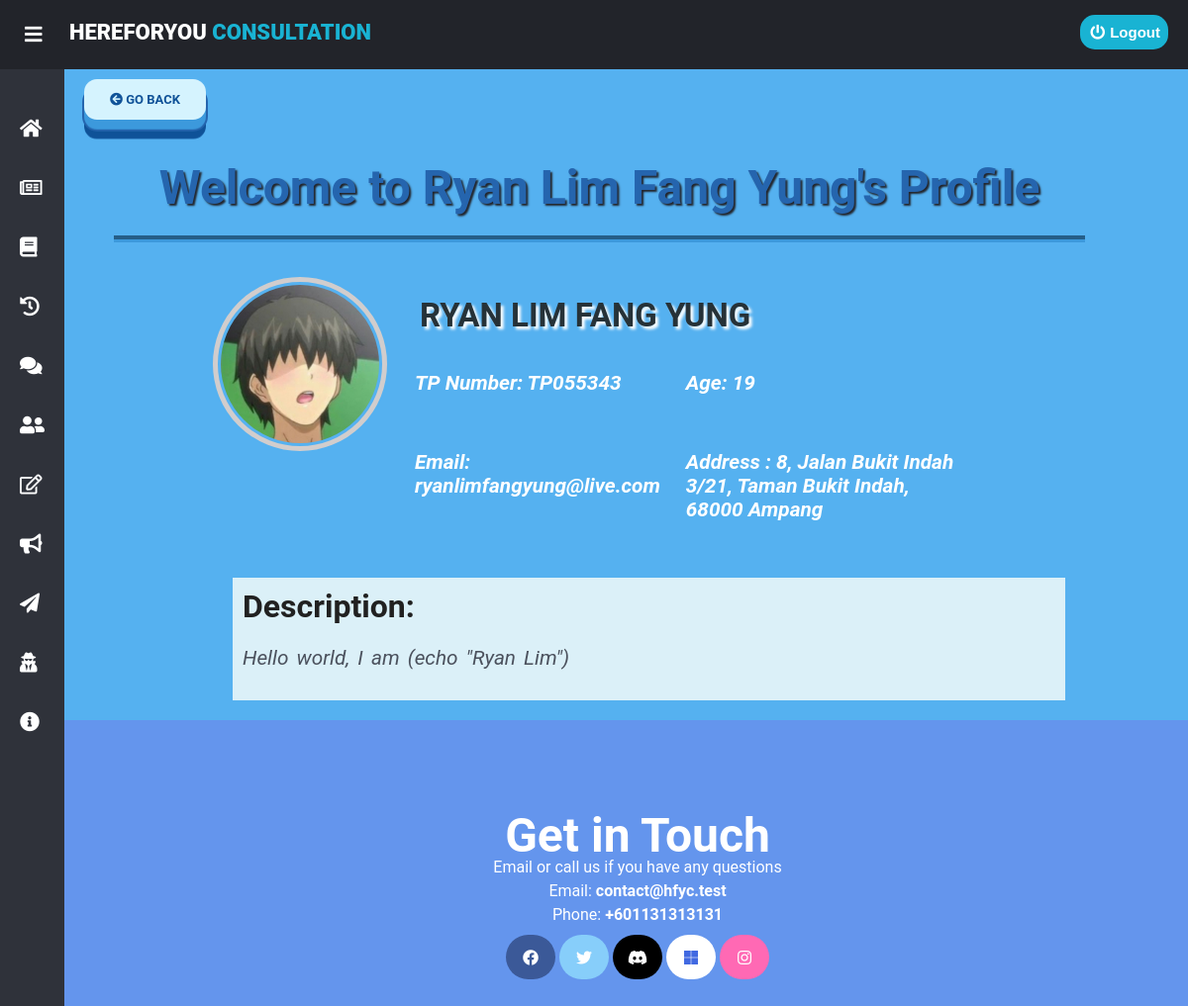
Page /hfyc/chillbuds/chillbudsprofile/userprofilev2.php?id=11 (signed in) on the committed database.
### tables this page shows
CREATE TABLE IF NOT EXISTS `normal_user` (
  `NormalUserID` int(11) NOT NULL AUTO_INCREMENT,
  `UserID` int(11) NOT NULL,
  `NormalUserName` varchar(255) NOT NULL,
  `NormalUserTP` varchar(8) NOT NULL,
  `NormalUserAddress` varchar(1000) NOT NULL,
  `NormalUserDescription` varchar(1000) NOT NULL,
  `NormalUserAge` int(11) NOT NULL,
  `NormalUserPhoneNumber` varchar(13) NOT NULL,
  `NormalUserGender` varchar(6) NOT NULL,
  `NormalUserImgStatus` int(2) NOT NULL,
  `NormalUserChillBuds` int(2) NOT NULL,
  PRIMARY KEY (`NormalUserID`),
  KEY `UserID` (`UserID`)
);

CREATE TABLE IF NOT EXISTS `users` (
  `UserID` int(11) NOT NULL AUTO_INCREMENT,
  `Username` tinytext NOT NULL,
  `UserPassword` longtext NOT NULL,
  `UserRole` varchar(9) NOT NULL,
  `UserEmail` varchar(255) NOT NULL,
  PRIMARY KEY (`UserID`)
);

### hfyc/chillbuds/chillbudsprofile/userprofilev2.php (the view, shortened to what this page needs)
<!DOCTYPE html>
<html lang="en" dir="ltr">
<?php
$dbServerName = 'localhost';
$dbUsername = "root";
$dbPassword = "";
$dbName = "hfyc_apu";
$conn = mysqli_connect($dbServerName, $dbUsername, $dbPassword, $dbName);
if (isset($_SESSION['id'])) {
    $sql = "SELECT UserRole FROM users WHERE UserID = " . $_SESSION['id'];
    $role = mysqli_fetch_assoc(mysqli_query($conn, $sql))['UserRole'];
    if ($role == 'student') {
        $sql = 'SELECT * FROM normal_user WHERE UserID = ' . $_SESSION['id'];
        $result = mysqli_query($conn, $sql);
        while ($row = mysqli_fetch_assoc($result)) {
            $tp = $row['NormalUserTP'];
            $name1 = $row['NormalUserName'];
            $gender = $row['NormalUserGender'];
            $age = $row['NormalUserAge'];
            $address = $row['NormalUserAddress'];
            $description = $row["NormalUserDescription"];
        }
        $returnHome = "onclick = \"" . "location.href = '../../profile/user/Profile/userprofilev2.php'\"";
        $sql = "SELECT NormalUserChillBuds FROM normal_user WHERE UserID = " . $_SESSION['id'];
        $chillbuds = mysqli_fetch_assoc(mysqli_query($conn, $sql))['NormalUserChillBuds'];
        if (!$chillbuds) {
            echo "<script>location.href = 'signupv2.php'</script>";
        }
    } else if ($role == 'consultor') {
        $sql = 'SELECT * FROM consultor WHERE UserID = ' . $_SESSION['id'];
        $result = mysqli_query($conn, $sql);
        while ($row = mysqli_fetch_assoc($result)) {
            $tp = $row['ConsultorTP'];
            $age = $row['ConsultorAge'];
            $address = $row['ConsultorAddress'];
        }
    }
    if (isset($_GET['id'])) {
        $chillbudsid = $_GET['id'];
        $sql = "SELECT UserRole FROM users WHERE UserID = " . $_GET['id'];
        $role = mysqli_fetch_assoc(mysqli_query($conn, $sql))['UserRole'];
        if ($role == 'admin') {
            $sql = "SELECT * FROM `admin` WHERE UserID = " . $_GET['id'];
            $result = mysqli_query($conn, $sql);
            $row = mysqli_fetch_assoc($result);
            $name = $row['AdminName'];
            $tp = $row['AdminTP'];
            $age = $row['AdminAge'];
            $address = $row['AdminAddress'];
            $desc = $row['AdminDescription'];
        } else if ($role == 'student') {
            $sql = "SELECT * FROM `normal_user` WHERE UserID = " . $_GET['id'];
            $result = mysqli_query($conn, $sql);
            $row = mysqli_fetch_assoc($result);
            $name = $row['NormalUserName'];
            $tp = $row['NormalUserTP'];
            $age = $row['NormalUserAge'];
            $address = $row['NormalUserAddress'];
            $desc = $row['NormalUserDescription'];
        }
        $sql = "SELECT UserEmail FROM users WHERE UserID = " . $_GET['id'];
        $email = mysqli_fetch_assoc(mysqli_query($conn, $sql))['UserEmail'];
    }
} else {
    $role = "guests";
    $name = "Guest";
    $returnHome = "onclick = \"" . "location.href = '../../home/user/guesthomepage.php'\"";
}
?>
<head>
    <link rel="stylesheet" href="userprofilev2.css">
    <link rel="stylesheet" href="../sidebartemplate.css">
    <link rel="stylesheet" href="https://use.fontawesome.com/releases/v5.8.1/css/all.css">
    <link rel="stylesheet" href="https://cdnjs.cloudflare.com/ajax/libs/font-awesome/5.12.1/css/all.min.css">
</head>
<body>
    <header>
        <label for="check">
            <i class="fas fa-bars" id="sidebar_btn"></i>
        </label>
        <div class="left_area">
            <h3>HEREFORYOU <span>CONSULTATION</span></h3>
        </div>
        <div class="right_area">
            <form style="--i: 1.8s" action="../../m_connection/logout.con.php" method="post">
                <button type="submit" name="logout-submit" class="logout_btn"><i class="fas fa-power-off"></i>Logout</button>
            </form>
        </div>
    </header>
            <?php
            require '../../sidebar_template.php';
            ?>
    <div class="sidebar">
        <?php
        require '../../sidebar_template.php';
        ?>
    </div>
    <div class="content">
        <button class="big-button" id="back" onclick="history.back()"><i class="fas fa-arrow-circle-left"></i> Go
            Back</button>
        <div class="profile-username">
            <h1>Welcome to <?php echo $name; ?>'s Profile</h1>
        </div>
        <div class="profile-picture-box">
            <?php
            if (file_exists('../../profile_upload_pic/' . "ProfilePicID" . $chillbudsid . ".jpg")) {
                echo "<img src='" . '../../profile_upload_pic/' . "ProfilePicID" . $chillbudsid . ".jpg" . "' alt='profile_image' class='profile-picture'>";
            } else if (file_exists('../../profile_upload_pic/' . "ProfilePicID" . $chillbudsid . ".png")) {
                echo "<img src='" . '../../profile_upload_pic/' . "ProfilePicID" . $chillbudsid . ".png" . "' alt='profile_image' class='profile-picture'>";
            } else if (file_exists('../../profile_upload_pic/' . "ProfilePicID" . $chillbudsid . ".jpeg")) {
                echo "<img src='" . '../../profile_upload_pic/' . "ProfilePicID" . $chillbudsid . ".jpeg" . "' alt='profile_image' class='profile-picture'>";
            } else {
                echo "<img src= '../../profile_upload_pic/avatar.png' alt='user-pic' class='profile-picture'>";
            }
            ?>
        </div>
        <div class="real-name">
            <h2>
                <?php echo $name; ?>
            </h2>
        </div>
        <div class="profile-content">
            <h4>TP Number: <?php echo $tp; ?></h4>
            <h4>Age: <?php echo $age; ?></h4>
            <h4>Email: <?php echo $email; ?></h4>
            <h4>Address : <?php echo $address; ?></h4>
        </div>
        <div class="profile-descriptions">
            <h4 style="color: #212121;">Description:</h4>
            <P style="color:#4b515d ; word-spacing: 3px;">
                <?php echo $desc; ?>
            </P>
        </div>
    </div>
    <br><br><br>
    <footer>
        <h3>Get in Touch</h3>
        <p>Email or call us if you have any questions</p>
        <p>Email: <strong>contact@hfyc.test</strong></p>
        <p>Phone:
            <strong>+601131313131</strong>
        </p>
        <p class="social-media">
            <a href="https://www.facebook.com/Here4U-Consultation-104752271688960"><i class="fab fa-facebook" onclick=""></i></a>
            <a href="https://twitter.com/Here4uC"><i class="fab fa-twitter"></i></a>
            <a href="https://discord.gg/8VDjdcyZDS"><i class="fab fa-discord"></i></a>
            <a href="https://tinyurl.com/2sueavzs"><i class="fab fa-microsoft"></i></a>
            <a href="https://www.instagram.com/here4u_consultation/"><i class="fab fa-instagram"></i></a>
        </p>
    </footer>
</body>
</html>

### hfyc/chillbuds/chillbudsprofile/userprofilev2.css (style rules this page uses)
body { margin: 0; padding: 0; font-family: "Roboto", sans-serif; background: #66D3fa; }
header { z-index: 1; position: fixed; background: #22242A; padding: 20px; width: calc(100% - 0%); top: 0; height: 30px; }
.left_area h3 { color: #fff; margin: 0; text-transform: uppercase; font-size: 22px; font-weight: 900; margin-left: 50px; }
.left_area span { color: #19B3D3; }
.logout_btn { padding: 5px; background: #19B3D3; text-decoration: none; float: right; margin-top: -30px; margin-right: 40px; border-radius: 2px; font-size: 15px; font-weight: 600; color: #fff; transition: 0.5s; transition-property: background; }
.sidebar { z-index: 1; top: 0; background: #2f323a; margin-top: 70px; padding-top: 30px; position: fixed; left: 0; width: 250px; height: calc(100% - 9%); transition: 0.5s; transition-property: left; overflow-y: auto; }
label #sidebar_btn { z-index: 1; color: #fff; position: fixed; cursor: pointer; left: 25px; font-size: 20px; margin: 5px 0; transition: 0.5s; transition-property: color; }
#check:checked~.sidebar { left: -185px; }
#check:checked~.content { margin-left: 60px; }
:root { --colorShadeA: #0F5298; --colorShadeB: #2565Ae; --colorShadeC: #3c99dc; --colorShadeD: #D5F3Fe; --colorShadeE: #D5F3Fe; }
#back { font-family: 'OpenSans', sans-serif; position: relative; display: inline-block; cursor: pointer; outline: none; border: 0; vertical-align: middle; text-decoration: none; font-size: 13px; color: var(--colorShadeA); font-weight: 700; text-transform: uppercase; font-family: inherit; }
button.big-button { padding: 1em 2em; border: 2px solid var(--colorShadeA); border-radius: 1em; background: var(--colorShadeE); transform-style: preserve-3d; transition: all 175ms cubic-bezier(0, 0, 1, 1); }
button.big-button::before { position: absolute; content: ''; width: 100%; height: 100%; top: 0; left: 0; right: 0; bottom: 0; background: var(--colorShadeC); border-radius: inherit; box-shadow: 0 0 0 2px var(--colorShadeB), 0 0.75em 0 0 var(--colorShadeA); transform: translate3d(0, 0.75em, -1em); transition: all 175ms cubic-bezier(0, 0, 1, 1); }
.content { width: (100% - 250px); margin-top: 40px; padding: 20px; padding-left: 140px; padding-top: 50px; background: #D5f3FE; background-position: center; background-size: cover; height: auto; transition: 0.5s; }
.profile-username { color: #2565ae; text-align: center; width: 89.6%; text-shadow: 2px 2px 2px #22242A; border-bottom-style: groove; border-bottom-color: #3c99dc; border-bottom-width: 7px; margin-top: 40px; margin-left: 30px; }
.profile-username h1 { margin: 0; margin-bottom: 20px; font-size: 3rem; }
.profile-picture-box { background-repeat: no-repeat; background-attachment: fixed; background-position: center; width: 20.6%; padding: auto; margin-bottom: 20px; text-align: center; margin-top: 20px; }
.real-name { color: #263238; text-shadow: 3px 3px 3px #fff; font-size: 22px; margin-top: -198px; margin-left: 339px; text-transform: uppercase; }
.profile-picture { border-radius: 50%; height: 160px; width: 160px; margin-top: 15px; margin-bottom: 10px; border: 5px solid #d1cdcd; padding: 3px; margin-left: 130px; }
.profile-content { display: flex; width: 50%; flex-wrap: wrap; background: transparent; margin-left: 334px; margin-top: -18px; }
.profile-content h4 { flex-basis: 50%; word-break: break-word; font-size: 1.3rem; font-weight: bold; font-style: italic; color: #fff; }
.profile-descriptions { margin-top: 30px; margin-left: 150px; width: 75%; height: auto; background-color: #dbf0f8; padding: 10px; word-break: break-word; }
.profile-descriptions h4 { font-size: 2rem; margin:0; }
.profile-descriptions p { font-size: 1.3rem; font-style: italic; }
footer { text-align: center; margin: auto; color: #333; line-height: 0.5; padding-left: 130px; }
footer h3 { font-size: 3rem; margin-bottom: 0; }
.social-media { margin-bottom: 50px; }
.fab { height: 30px; width: 50px; padding-top: 15px; border-radius: 50px; transition: 0.3s; }
.fa-facebook { background: #3B5998; color: white; }
.fa-twitter { background: lightskyblue; color: white; }
.fa-discord { background: black; color: #fff; }
.fa-microsoft { background: #fff; color: royalblue; }
.fa-instagram { background: hotpink; color: #fff; }

### rows in the picture
normal_user: NormalUserName "Ryan Lim Fang Yung", NormalUserName "RYAN LIM FANG YUNG", NormalUserTP "TP055343", NormalUserAge "19", NormalUserAddress "8, Jalan Bukit Indah 3/21, Taman Bukit Indah, 68000 Ampang", NormalUserDescription "Hello world, I am (echo \"Ryan Lim\")"
users: UserEmail "ryanlimfangyung@live.com"
